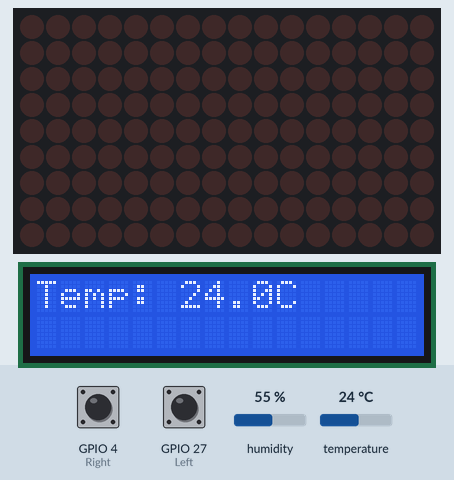
Simulated run of this sketch. Board: ESP32. On the bench: 16×9 LED matrix, 16×2 character LCD. Inputs (shaded band) come from the test bench; at power-on: GPIO 4 (Right) HIGH, GPIO 27 (Left) HIGH, temperature 24 °C, humidity 55 %. What the sketch prints to the serial monitor is not drawn.

Above: at 1.2 s.
1.3 s: GPIO 4 (Right) pulled LOW for 1 s
At 2.1 s:
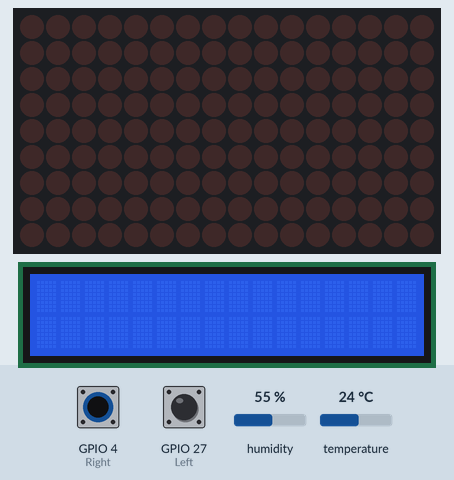
3.9 s: GPIO 27 (Left) pulled LOW for 0.3 s
At 7.1 s:
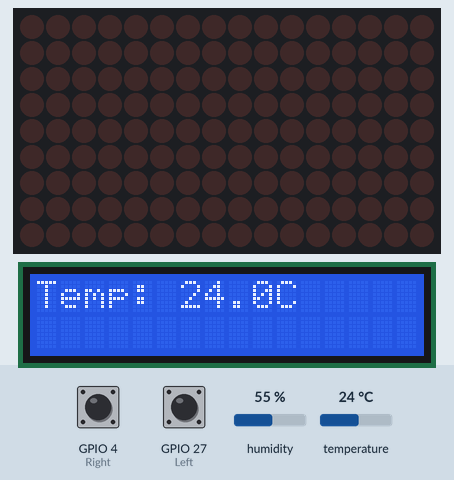
7.3 s: GPIO 27 (Left) pulled LOW for 1 s
At 8.2 s:
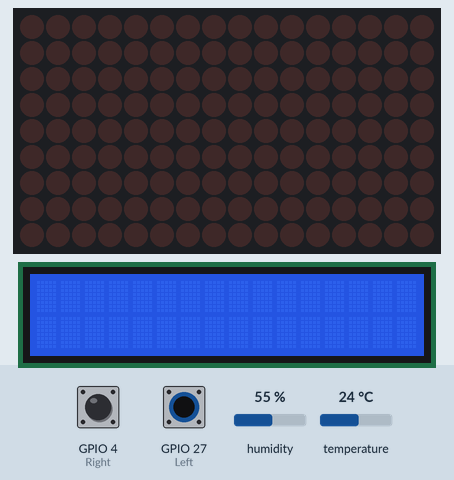
9.8 s: temperature set to 12 °C
At 11.1 s:
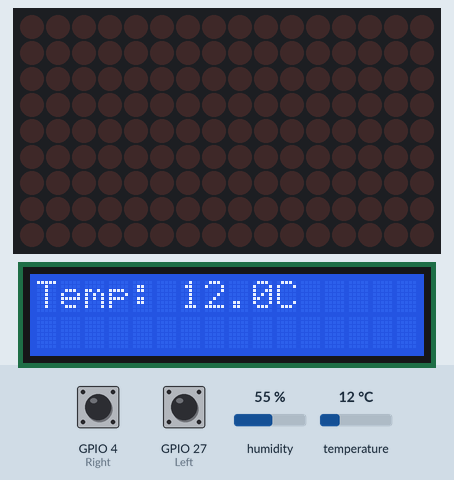
11.4 s: temperature set to 19 °C
At 11.8 s:
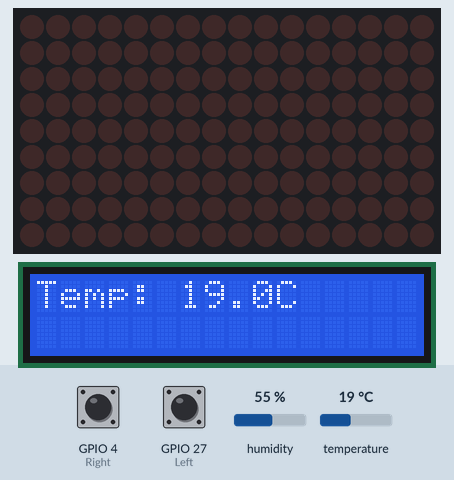
12.9 s: temperature set to 28 °C
At 13.5 s:
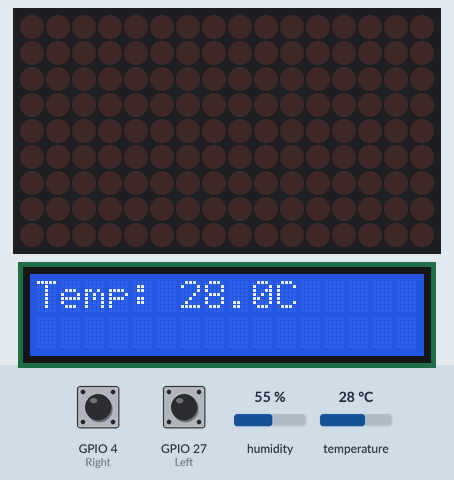
Timing chart, 0 to 15.5 s (numbered marks = the images above; inputs shaded):
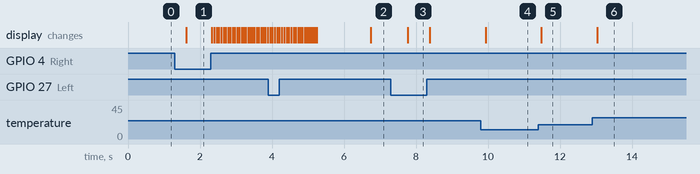

Measured:
- after the input at 1.3 s, the display: changes after 0.32 s (image 1)
- after the input at 3.9 s, the display: first differs from a run without the input after 2.8 s (image 2)
- after the input at 7.3 s, the display: changes after 0.47 s (image 3)
- after the input at 9.8 s, the display: changes after 0.13 s (image 4)
- after the input at 11.4 s, the display: changes after 0.08 s (image 5)
- after the input at 12.9 s, the display: changes after 0.13 s (image 6)

The sketch:

touch_temp.ino
```cpp
#include <LiquidCrystal_I2C.h>
#include <Wire.h>
#include <SparkFunBME280.h>
#include <Adafruit_GFX.h>
#include <Adafruit_IS31FL3731.h>

//터치 센서 핀
#define Left 27
#define Right 4

//온습도 센서
BME280 my;
LiquidCrystal_I2C lcd(0x20,16,2);

Adafruit_IS31FL3731 matrix = Adafruit_IS31FL3731();

//터치 감지용
int touch = 1;

void setup() {

  matrix.begin();
  Serial.begin(115200);
 //센서 세팅
  my.setI2CAddress(0x77);
  my.beginI2C();

  lcd.init();
  lcd.clear();
  lcd.backlight();
}

void loop() {
  matrix.setTextSize(1);
  matrix.setTextColor(100);


  //온도 가져오기
  //lcd세팅
  lcd.setCursor(0,0);

  //디버깅용
  Serial.println(touchRead(Left));
  Serial.println(touchRead(Right));
  if(touchRead(Left)<15 || touchRead(Right) < 25) {
    //누르면 lcd 초기화
    lcd.clear();

    //왼쪽인지 오른쪽인지 저장
    if (touchRead(Left)<15) touch = 1;
    if (touchRead(Right)<25) touch = 0;
    while(touchRead(Left)<15 || touchRead(Right) < 25) {
      //누르는 동안 멈추기
      delay(100);
    }

  }

  if (touch == 1){
    matrix.clear();
    lcd.print("Temp: ");
    lcd.print(my.readTempC(), 1);
    lcd.print("C");
  } else {
    for(int8_t x = 0; x>=-64; x--) {
      //출력 도중나올때
      if(touchRead(Left)<15 || touchRead(Right) < 25) {
        //왼쪽인지 오른쪽인지 저장
        if (touchRead(Left)<15) touch = 1;
        if (touchRead(Right)<25) touch = 0;
      }
      matrix.clear();
      matrix.setCursor(x,1);
      matrix.print("Humi:");
      matrix.print(my.readFloatHumidity(),0);
      matrix.print("%");
      delay(50);
    }
  }

  delay(500);
}
```
